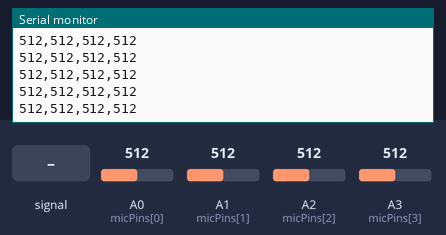
A sketch run on a simulated Arduino Uno, built with avr-gcc and run on an emulated ATmega328P. Shown: the last lines printed to the serial monitor. Inputs (shaded band) come from the test bench; at power-on: A0 (micPins[0]) = 512, A1 (micPins[1]) = 512, A2 (micPins[2]) = 512, A3 (micPins[3]) = 512.

Above: at 1.2 s.
1.3 s: A0 (micPins[0]) fed a 200 Hz sine of ±81 counts around its level
At 2.4 s:
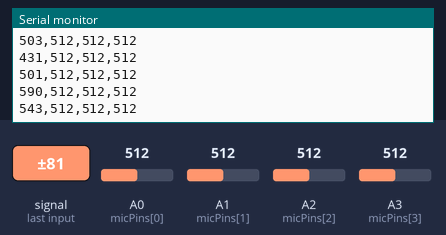
2.8 s: A1 (micPins[1]) fed a 200 Hz sine of ±81 counts around its level
4.3 s: A0 (micPins[0]) fed a 200 Hz sine of ±460 counts around its level
7.3 s: A2 (micPins[2]) fed a 200 Hz sine of ±81 counts around its level
8.8 s: A3 (micPins[3]) fed a 200 Hz sine of ±81 counts around its level
10.3 s: A0 (micPins[0]) set to 716
At 11.4 s:
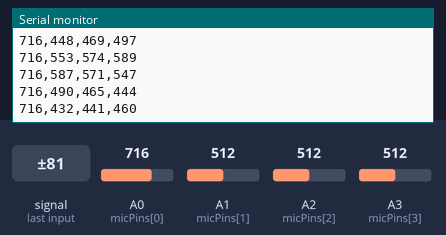
Timing chart, 0 to 12.8 s (numbered marks = the images above; inputs shaded):
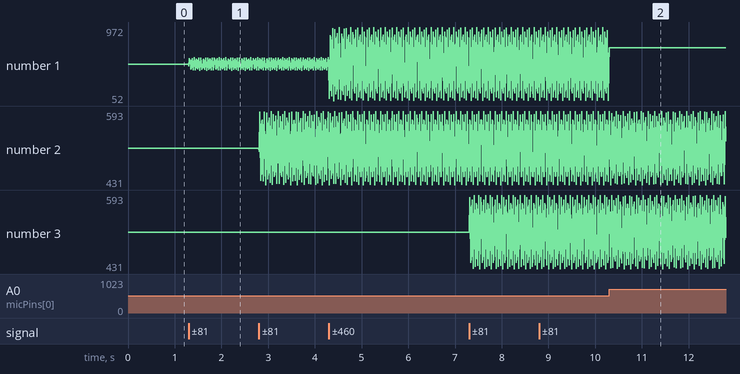

The sketch:

acoustic_logger.ino
```cpp
// Teensy/Arduino MEMS mic logger
// Captures amplitude/phase at hub & rim

const int micPins[] = {A0, A1, A2, A3};
const int numMics = 4;

void setup() {
  Serial.begin(115200);
}

void loop() {
  for (int i = 0; i < numMics; i++) {
    int val = analogRead(micPins[i]);
    Serial.print(val);
    if (i < numMics - 1) Serial.print(",");
  }
  Serial.println();
  delay(10);
}
```

Measured:
- after the input at 1.3 s, the serial monitor: prints a new line at once (image 1)
- plotted number 1: 512 → 435 after the input at 1.3 s
